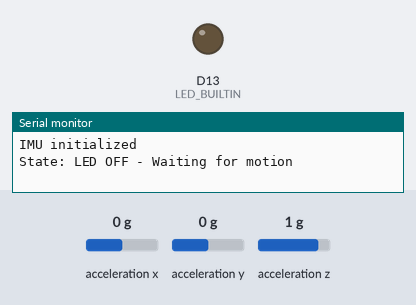
Simulated run of this program. Board: Arduino Nano 33 BLE. On the bench: output pins drawn as LEDs (lit = HIGH), the last lines printed to the serial monitor. Dashed ring = blinking. The test bench sets the inputs (shaded band); at power-on: acceleration x 0 g, acceleration y 0 g, acceleration z 1 g.

Above: at 1.2 s.
1.3 s: acceleration x set to -1 g
3.5 s: acceleration x set to -1.3 g
At 4.55 s:
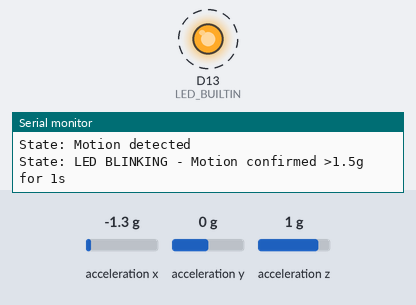
Timing chart, 0 to 12.5 s (numbered marks = the images above; inputs shaded):
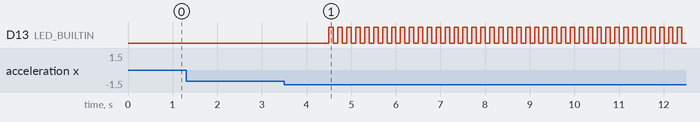

Measured:
- the behaviour switches between -1.1 and -1.2 g on acceleration x (found by bisection; images 0 and 1)
- after the input at 1.3 s, every drawn part: stays the same
- after the input at 3.5 s, D13 (LED_BUILTIN): alternates HIGH for 0.10 s and LOW for 0.10 s, starting after 1.0 s

The program:

main.cpp
```cpp
#include <Arduino.h>
#include <Arduino_LSM9DS1.h>

#define MOTION_THRESHOLD 1.5
#define MOTION_DURATION 1000
#define STOP_DELAY 5000

bool ledState = false;
bool motionConfirmed = false;
bool ledBlinking = false;
unsigned long motionStartTime = 0;
unsigned long lastMotionTime = 0;
unsigned long lastBlinkTime = 0;
unsigned long blinkInterval = 100;

void setup() {
  pinMode(LED_BUILTIN, OUTPUT);
  digitalWrite(LED_BUILTIN, LOW);
  Serial.begin(9600);
  while (!Serial) {
    ;
  }

  if (IMU.begin()) {
    Serial.println("IMU initialized");
  } else {
    Serial.println("Failed to initialize IMU");
    while (1);
  }

  Serial.println("State: LED OFF - Waiting for motion");
}

void loop() {
  float x, y, z;
  float acceleration;
  unsigned long currentTime = millis();

  if (IMU.accelerationAvailable()) {
    IMU.readAcceleration(x, y, z);
    acceleration = sqrt(x*x + y*y + z*z);

    if (acceleration > MOTION_THRESHOLD) {
      if (motionStartTime == 0) {
        motionStartTime = currentTime;
        Serial.println("State: Motion detected");
      }
      lastMotionTime = currentTime;

      if (!motionConfirmed && (currentTime - motionStartTime >= MOTION_DURATION)) {
        motionConfirmed = true;
        ledBlinking = true;
        Serial.println("State: LED BLINKING - Motion confirmed >1.5g for 1s");
      }
    } else {
      motionStartTime = 0;
    }
  }

  if (ledBlinking) {
    if (currentTime - lastMotionTime >= STOP_DELAY) {
      ledBlinking = false;
      motionConfirmed = false;
      digitalWrite(LED_BUILTIN, LOW);
      Serial.println("State: LED OFF - No motion for 5s");
    } else {
      if (currentTime - lastBlinkTime >= blinkInterval) {
        ledState = !ledState;
        digitalWrite(LED_BUILTIN, ledState);
        lastBlinkTime = currentTime;
      }
    }
  }
}
```
